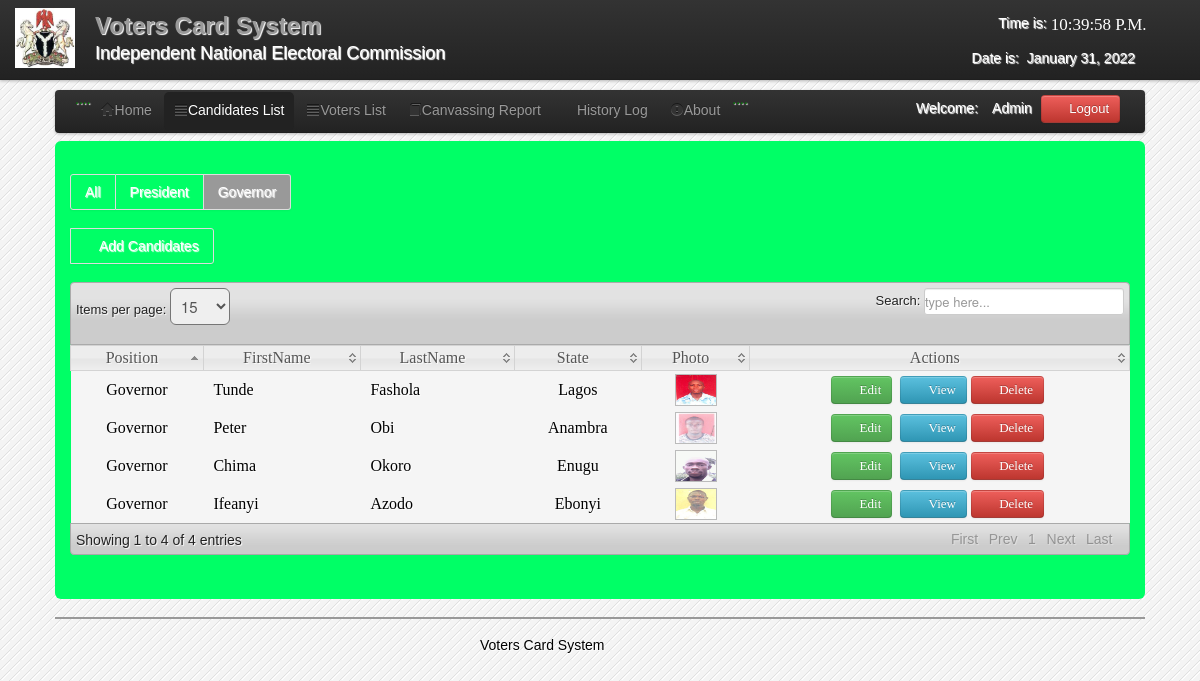
Screenshot of /admin/candidate_for_vice-governor.php (signed in) with the database file from the repository.
### tables this page shows
CREATE TABLE IF NOT EXISTS `users` (
  `User_id` int(11) NOT NULL AUTO_INCREMENT,
  `FirstName` varchar(100) NOT NULL,
  `LastName` varchar(100) NOT NULL,
  `UserName` varchar(100) NOT NULL,
  `Password` varchar(100) NOT NULL,
  `User_Type` varchar(50) NOT NULL,
  PRIMARY KEY (`User_id`)
);

CREATE TABLE IF NOT EXISTS `candidate` (
  `CandidateID` int(11) NOT NULL AUTO_INCREMENT,
  `abc` varchar(1) NOT NULL,
  `Position` varchar(200) NOT NULL,
  `Party` varchar(100) NOT NULL,
  `FirstName` varchar(200) NOT NULL,
  `LastName` varchar(200) NOT NULL,
  `MiddleName` varchar(100) NOT NULL,
  `Gender` varchar(6) NOT NULL,
  `Year` varchar(100) NOT NULL,
  `Photo` varchar(200) NOT NULL,
  PRIMARY KEY (`CandidateID`)
);

### admin/session.php (called while the page is built, shortened)
<?php
$id_session=$_SESSION['id'];
?>

### admin/candidate_for_vice-governor.php (the view, shortened to what this page needs)
<?php
include('header.php');
include('session.php');
?>
</head>
<body>
<?php include('nav_top.php'); ?>
<div class="wrapper">
<div class="home_body">
<div class="navbar">
	<div class="navbar-inner">
	<div class="container">
	<ul class="nav nav-pills">
	  <li>....</li>
	  <li><a href="home.php"><i class="icon-home icon-large"></i>Home</a></li>
	  <li  class="active"><a  href="candidate_list.php"><i class="icon-align-justify icon-large"></i>Candidates List</a></li>
	  <li class=""><a  href="voter_list.php"><i class="icon-align-justify icon-large"></i>Voters List</a></li>
		 <li><a  href="canvassing_report.php"><i class="icon-book icon-large"></i>Canvassing Report</a></li>
		    <li><a  href="History.php"><i class="icon-table icon-large"></i>History Log</a>
		   <li><a data-toggle="modal" href="#about"><i class="icon-exclamation-sign icon-large"></i>About</a></li>
		   <li>....</li>
	 </ul>
	<form class="navbar-form pull-right">
		<?php $result=mysql_query("select * from users where User_id='$id_session'");
	$row=mysql_fetch_array($result);
	?>
	<font color="white">Welcome:<i class="icon-user-md"></i><?php echo $row['User_Type']; ?></font>
	<a class="btn btn-danger" id="logout" data-toggle="modal" href="#myModal"><i class="icon-off"></i>&nbsp;Logout</a>
	</form>
	</div>
	</div>
	</div>
	<div id="element" class="hero-body">
	         <div class="pagination">
    <ul>
    <li><a href="candidate_list.php"><font color="white">All</font></a></li>
    <li><a href="candidate_for_governor.php"><font color="white">President</font></a></li>
    <li class="active"><a href="candidate_for_vice-governor.php"><font color="white">Governor</font></a></li>
    </ul>
    </div>
	<div class="pagination">
		  <ul>
    <li><a href="new_candidate.php"><font color="white"><i class="icon-plus icon-large"></i>Add Candidates</font></a></li>
    </ul>
	</div>
	<table class="users-table">
<div class="demo_jui">
		<table cellpadding="0" cellspacing="0" border="0" class="display" id="log" class="jtable">
			<thead>
				<tr>
				<th>Position</th>
				<th>FirstName</th>
				<th>LastName</th>
				<th>State</th>
				<th>Photo</th>
				<th>Actions</th>
				</tr>
			</thead>
			<tbody>
<?php $candidate_query=mysql_query("select  * from candidate where Position='Governor'");
		while($candidate_rows=mysql_fetch_array($candidate_query)){ $id=$candidate_rows['CandidateID'];
		?>
<tr class="del<?php echo $id ?>">
	<td align="center"><?php echo $candidate_rows['Position']; ?></td>
	<td><?php echo $candidate_rows['FirstName']; ?></td>
	<td><?php echo $candidate_rows['LastName']; ?></td>
	<td align="center"><?php echo $candidate_rows['Year']; ?></td>
	<td align="center"><img class="pic" width="40" height="30" src="<?php echo $candidate_rows['Photo'];?>" border="0" onMouseOver="showtrail('<?php echo $candidate_rows['Photo'];?>','<?php echo $candidate_rows['FirstName']." ".$candidate_rows['LastName'];?> ',200,5)" onMouseOut="hidetrail()"></a></td>
	<td align="center">
	<a class="btn btn-Success" href="edit_candidate.php<?php echo '?id='.$id; ?>"><i class="icon-edit icon-large"></i>&nbsp;Edit</a>&nbsp;
	<a class="btn btn-info"  data-toggle="modal" href="#<?php echo $id; ?>" ><i class="icon-list icon-large"></i>&nbsp;View</a>
	<a class="btn btn-danger1" id="<?php echo $id; ?>"><i class="icon-trash icon-large"></i>&nbsp;Delete</a>&nbsp;
	</td>
		</div>
		</div>
	</tr>
<?php } ?>
<?php include('footer.php')?>
</body>
</html>

### admin/css/datatable/demo_table_jui.css (style rules this page uses)
table.display thead th { cursor: pointer; padding: 3px 0 3px 10px; }
table.display { border-collapse: collapse; clear: both; margin: 0 auto; width: 100%; }
table.display td { padding: 3px 10px; }
tr.odd { background-color: #f5f5f5; }
tr.even { background-color: #f5f5f5; }
tr.odd td.sorting_1 { background-color: f5f5f5; }
tr.even td.sorting_1 { background-color: f5f5f5; }

### admin/css/Home.css (style rules this page uses)
* { margin:0; padding:0; }
body { font-family:"Trebuchet MS", "Myriad Pro", Arial, sans-serif; font-size:14px; background-color: #fff; background:#f4f4f4 url(../images/bg.gif) repeat top left; text-shadow:1px 1px 1px #fff; background-position: 0 0px; }
.wrapper { width:1090px; margin:10px auto; }

### rows the page displays
users: User_Type "Admin"
candidate: Position "Governor", FirstName "Tunde", LastName "Fashola", Year "Lagos", Photo (picture)
candidate: Position "Governor", FirstName "Peter", LastName "Obi", Year "Anambra", Photo (picture)
candidate: Position "Governor", FirstName "Chima", LastName "Okoro", Year "Enugu", Photo (picture)
candidate: Position "Governor", FirstName "Ifeanyi", LastName "Azodo", Year "Ebonyi", Photo (picture)
